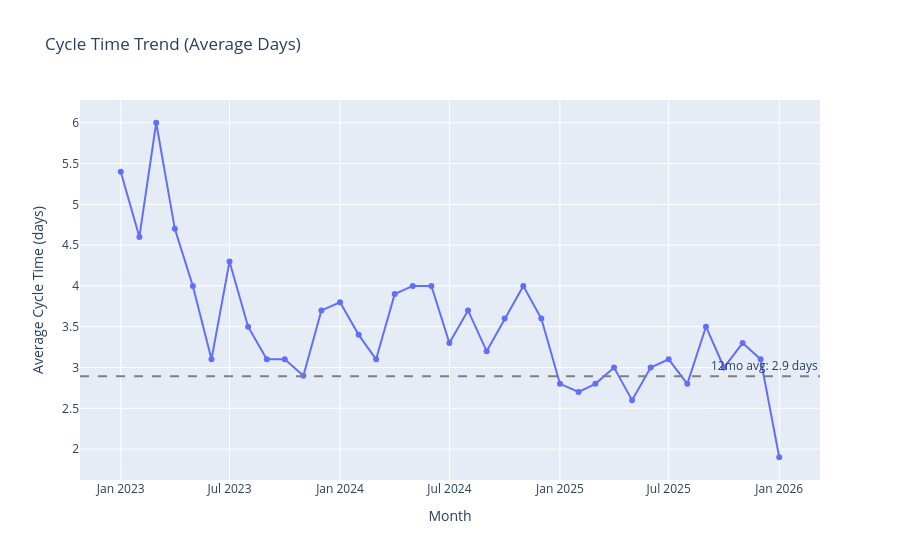

The notebook cell saved with this chart:
### Code cell
# Cycle time trend - showing AVERAGE in DAYS
fig = px.line(df_cycle, x='month', y='avg_cycle_days',
              title='Cycle Time Trend (Average Days)',
              markers=True)
fig.update_layout(yaxis_title='Average Cycle Time (days)', xaxis_title='Month')

# Add 12-month average
recent_12mo = df_cycle[df_cycle['month_dt'] >= df_cycle['month_dt'].max() - pd.DateOffset(months=12)]
avg_12mo = recent_12mo['avg_cycle_days'].mean()
fig.add_hline(y=avg_12mo, line_dash="dash", line_color="gray",
              annotation_text=f"12mo avg: {avg_12mo:.1f} days")

fig.show()

print(f"\nBaseline (last 12 months): {avg_12mo:.1f} days average cycle time")

### Figure 1 — Plotly figure (JSON) as saved in the notebook; plotly's stock layout.template omitted (floating-point values rounded to 4 significant figures)
{"data": [{"hovertemplate": "month=%{x}<br>avg_cycle_days=%{y}<extra></extra>", "legendgroup": "", "line": {"color": "#636efa", "dash": "solid"}, "marker": {"symbol": "circle"}, "mode": "lines+markers", "name": "", "orientation": "v", "showlegend": false, "type": "scatter", "x": ["2023-01-01", "2023-02-01", "2023-03-01", "2023-04-01", "2023-05-01", "2023-06-01", "2023-07-01", "2023-08-01", "2023-09-01", "2023-10-01", "2023-11-01", "2023-12-01", "2024-01-01", "2024-02-01", "2024-03-01", "2024-04-01", "2024-05-01", "2024-06-01", "2024-07-01", "2024-08-01", "2024-09-01", "2024-10-01", "2024-11-01", "2024-12-01", "2025-01-01", "2025-02-01", "2025-03-01", "2025-04-01", "2025-05-01", "2025-06-01", "2025-07-01", "2025-08-01", "2025-09-01", "2025-10-01", "2025-11-01", "2025-12-01", "2026-01-01"], "xaxis": "x", "y": [5.4, 4.6, 6, 4.7, 4, 3.1, 4.3, 3.5, 3.1, 3.1, 2.9, 3.7, 3.8, 3.4, 3.1, 3.9, 4, 4, 3.3, 3.7, 3.2, 3.6, 4, 3.6, 2.8, 2.7, 2.8, 3, 2.6, 3, 3.1, 2.8, 3.5, 3, 3.3, 3.1, 1.9], "yaxis": "y"}], "layout": {"annotations": [{"showarrow": false, "text": "12mo avg: 2.9 days", "x": 1, "xanchor": "right", "xref": "x domain", "y": 2.892, "yanchor": "bottom", "yref": "y"}], "legend": {"tracegroupgap": 0}, "shapes": [{"line": {"color": "gray", "dash": "dash"}, "type": "line", "x0": 0, "x1": 1, "xref": "x domain", "y0": 2.892, "y1": 2.892, "yref": "y"}], "title": {"text": "Cycle Time Trend (Average Days)"}, "xaxis": {"anchor": "y", "domain": [0, 1], "title": {"text": "Month"}}, "yaxis": {"anchor": "x", "domain": [0, 1], "title": {"text": "Average Cycle Time (days)"}}}}
